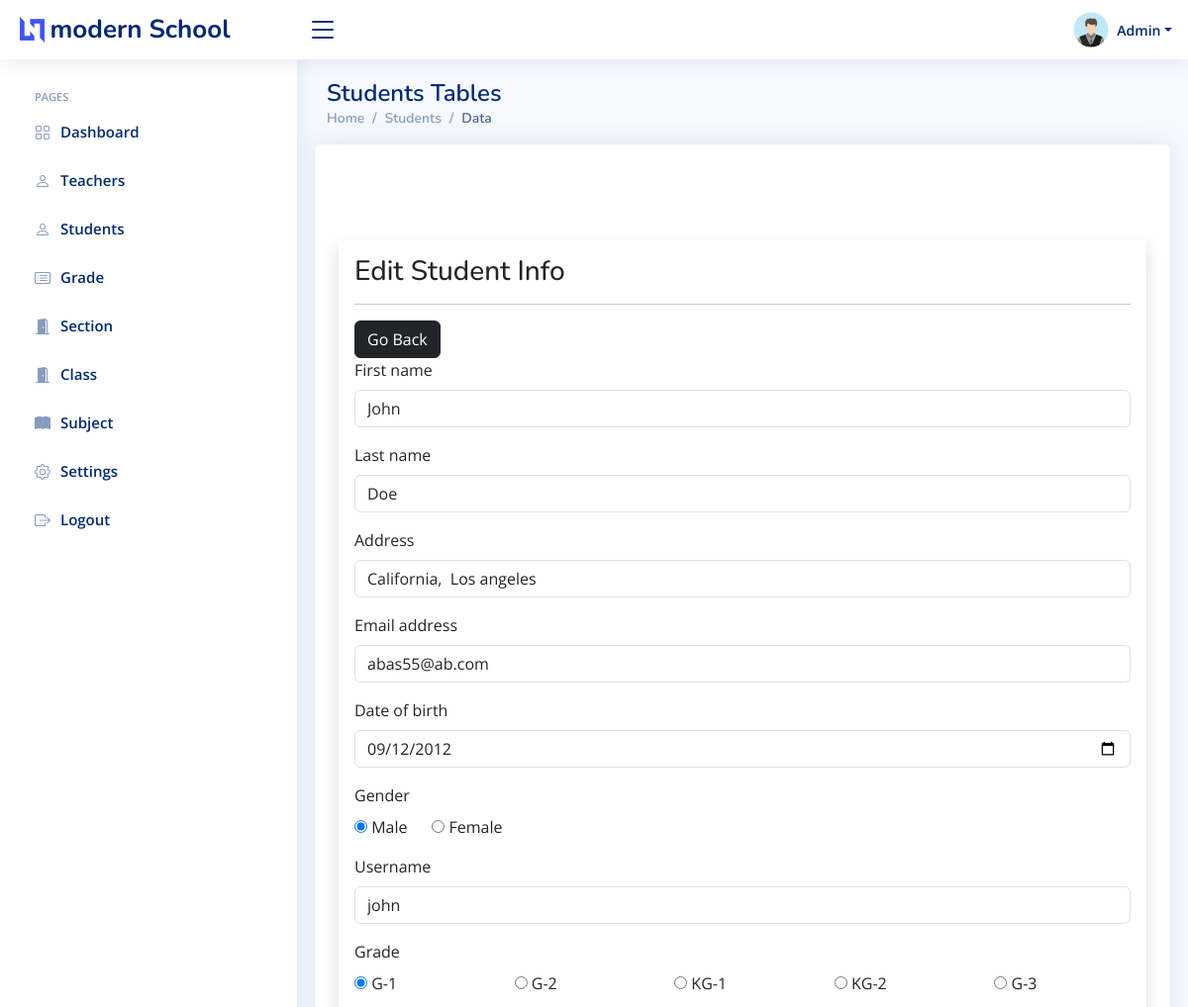
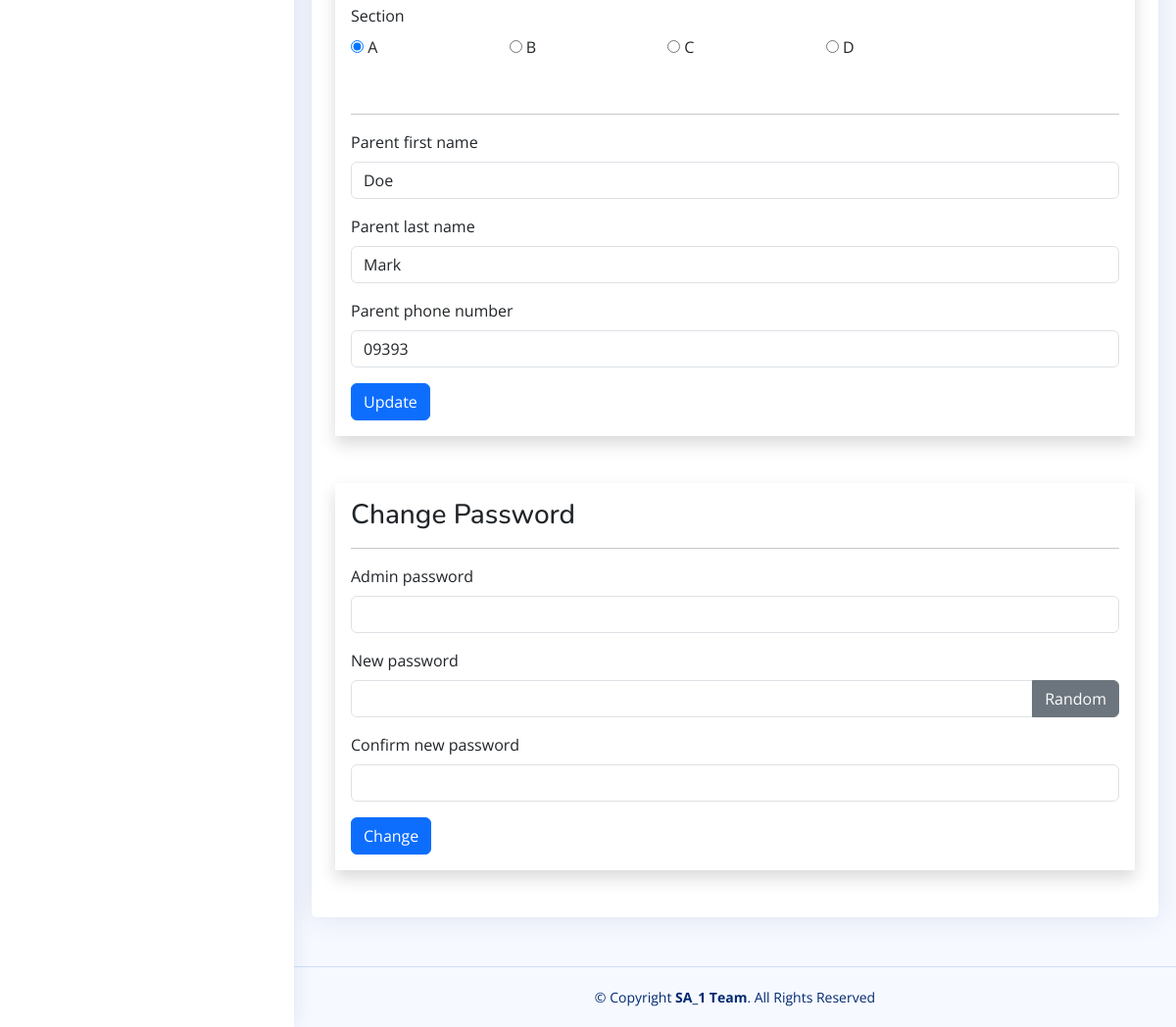
Screenshot of /admin/student-edit1.php?student_id=1 (signed in) with the database file from the repository (2 pictures, top to bottom).
### tables this page shows
CREATE TABLE `setting` (
  `id` int(11) NOT NULL,
  `current_year` int(11) NOT NULL,
  `current_semester` varchar(11) NOT NULL,
  `school_name` varchar(100) NOT NULL,
  `slogan` varchar(300) NOT NULL,
  `about` text NOT NULL
);

CREATE TABLE `students` (
  `student_id` int(11) NOT NULL,
  `username` varchar(127) NOT NULL,
  `password` varchar(255) NOT NULL,
  `fname` varchar(127) NOT NULL,
  `lname` varchar(255) NOT NULL,
  `grade` int(11) NOT NULL,
  `section` int(11) NOT NULL,
  `address` varchar(31) NOT NULL,
  `gender` varchar(7) NOT NULL,
  `email_address` varchar(255) NOT NULL,
  `date_of_birth` date NOT NULL,
  `date_of_joined` timestamp NULL DEFAULT current_timestamp(),
  `parent_fname` varchar(127) NOT NULL,
  `parent_lname` varchar(127) NOT NULL,
  `parent_phone_number` varchar(31) NOT NULL
);

CREATE TABLE `grades` (
  `grade_id` int(11) NOT NULL,
  `grade` varchar(31) NOT NULL,
  `grade_code` varchar(7) NOT NULL
);

CREATE TABLE `section` (
  `section_id` int(11) NOT NULL,
  `section` varchar(7) NOT NULL
);

### data/setting.php (called while the page is built)
<?php
function getSetting($conn){
   $sql = "SELECT * FROM setting";
   $stmt = $conn->prepare($sql);
   $stmt->execute();
   if ($stmt->rowCount() == 1) {
     $settings = $stmt->fetch();
     return $settings;
   }else {
    return 0;
   }
}
?>

### admin/data/student.php (called while the page is built, shortened)
<?php
function getStudentById($id, $conn){
   $sql = "SELECT * FROM students
           WHERE student_id=?";
   $stmt = $conn->prepare($sql);
   $stmt->execute([$id]);
   if ($stmt->rowCount() == 1) {
     $student = $stmt->fetch();
     return $student;
   }else {
    return 0;
   }
}

### admin/data/grade.php (called while the page is built, shortened)
<?php
function getAllGrades($conn){
   $sql = "SELECT * FROM grades";
   $stmt = $conn->prepare($sql);
   $stmt->execute();
   if ($stmt->rowCount() >= 1) {
     $grades = $stmt->fetchAll();
     return $grades;
   }else {
    return 0;
   }
}

### admin/data/section.php (called while the page is built, shortened)
<?php
function getAllSections($conn){
   $sql = "SELECT * FROM section";
   $stmt = $conn->prepare($sql);
   $stmt->execute();
   if ($stmt->rowCount() >= 1) {
     $sections = $stmt->fetchAll();
     return $sections;
   }else {
    return 0;
   }
}

### admin/student-edit1.php (the view, shortened to what this page needs)
<?php
if (isset($_SESSION['admin_id']) &&
    isset($_SESSION['role'])     &&
    isset($_GET['student_id'])) {
    if ($_SESSION['role'] == 'Admin') {
        include "../DB_connection.php";
        include "data/grade.php";
        include "data/student.php";
        include "data/section.php";
        $grades = getAllGrades($conn);
        $sections = getAllsections($conn);
        $student_id = $_GET['student_id'];
        $student = getStudentById($student_id, $conn);
        ?>
<!DOCTYPE html>
<html lang="en">
<head>
    <link href="assets/vendor/bootstrap/css/bootstrap.min.css" rel="stylesheet">
    <link href="assets/vendor/bootstrap-icons/bootstrap-icons.css" rel="stylesheet">
    <link href="assets/vendor/boxicons/css/boxicons.min.css" rel="stylesheet">
    <link href="assets/vendor/quill/quill.snow.css" rel="stylesheet">
    <link href="assets/vendor/quill/quill.bubble.css" rel="stylesheet">
    <link href="assets/vendor/remixicon/remixicon.css" rel="stylesheet">
    <link href="assets/vendor/simple-datatables/style.css" rel="stylesheet">
    <link href="assets/css/style.css" rel="stylesheet">
</head>
<body>
    <?php
    include "inc/header.php";
    ?>
    <?php
    include "inc/sidebar.php";
    ?>
    <main id="main" class="main">
        <div class="pagetitle">
            <h1>Students Tables</h1>
            <nav>
                <ol class="breadcrumb">
                    <li class="breadcrumb-item"><a href="index1.php">Home</a></li>
                    <li class="breadcrumb-item">Students</li>
                    <li class="breadcrumb-item active">Data</li>
                </ol>
            </nav>
        </div>
        <section class="section">
            <div class="row">
                <div class="card">
                    <div class="container mt-5">
                        <form method="post"
                              class="shadow p-3 mt-5 form-w"
                              action="req/student-edit.php">
                            <h3>Edit Student Info</h3><hr>
                            <a href="student1.php"
                               class="btn btn-dark">Go Back</a>
                            <div class="mb-3">
                                <label class="form-label">First name</label>
                                <input type="text"
                                       class="form-control"
                                       value="<?=$student['fname']?>"
                                       name="fname">
                            </div>
                            <div class="mb-3">
                                <label class="form-label">Last name</label>
                                <input type="text"
                                       class="form-control"
                                       value="<?=$student['lname']?>"
                                       name="lname">
                            </div>
                            <div class="mb-3">
                                <label class="form-label">Address</label>
                                <input type="text"
                                       class="form-control"
                                       value="<?=$student['address']?>"
                                       name="address">
                            </div>
                            <div class="mb-3">
                                <label class="form-label">Email address</label>
                                <input type="text"
                                       class="form-control"
                                       value="<?=$student['email_address']?>"
                                       name="email_address">
                            </div>
                            <div class="mb-3">
                                <label class="form-label">Date of birth</label>
                                <input type="date"
                                       class="form-control"
                                       value="<?=$student['date_of_birth']?>"
                                       name="date_of_birth">
                            </div>
                            <div class="mb-3">
                                <label class="form-label">Gender</label><br>
                                <input type="radio"
                                       value="Male"
                                    <?php if($student['gender'] == 'Male') echo 'checked';  ?>
                                       name="gender"> Male
                                &nbsp;&nbsp;&nbsp;&nbsp;
                                <input type="radio"
                                       value="Female"
                                    <?php if($student['gender'] == 'Female') echo 'checked';  ?>
                                       name="gender"> Female
                            </div>
                            <div class="mb-3">
                                <label class="form-label">Username</label>
                                <input type="text"
                                       class="form-control"
                                       value="<?=$student['username']?>"
                                       name="username">
                            </div>
                            <div class="mb-3">
                                <label class="form-label">Grade</label>
                                <div class="row row-cols-5">
                                    <?php
                                    $grade_ids = str_split(trim($student['grade']));
                                    foreach ($grades as $grade){
                                        $checked =0;
                                        foreach ($grade_ids as $grade_id ) {
                                            if ($grade_id == $grade['grade_id']) {
                                                $checked =1;
                                            }
                                        }
                                        ?>
                                        <div class="col">
                                            <input type="radio"
                                                   name="grade"
                                                <?php if($checked) echo "checked"; ?>
                                                   value="<?=$grade['grade_id']?>">
                                            <?=$grade['grade_code']?>-<?=$grade['grade']?>
                                        </div>
                                    <?php } ?>
                                </div>
                            </div>
                            <div class="mb-3">
                                <label class="form-label">Section</label>
                                <div class="row row-cols-5">
                                    <?php
                                    $section_ids = str_split(trim($student['section']));
                                    foreach ($sections as $section){
                                        $checked =0;
                                        foreach ($section_ids as $section_id ) {
                                            if ($section_id == $section['section_id']) {
                                                $checked =1;
                                            }
                                        }
                                        ?>
                                        <div class="col">
                                            <input type="radio"
                                                   name="section"
                                                <?php if($checked) echo "checked"; ?>
                                                   value="<?=$section['section_id']?>">
                                            <?=$section['section']?>
                                        </div>
                                    <?php } ?>
                                </div>
                            </div>
                            <br><hr>
                            <div class="mb-3">
                                <label class="form-label">Parent first name</label>
                                <input type="text"
                                       class="form-control"
                                       value="<?=$student['parent_fname']?>"
                                       name="parent_fname">
                            </div>
                            <div class="mb-3">
                                <label class="form-label">Parent last name</label>
                                <input type="text"
                                       class="form-control"
                                       value="<?=$student['parent_lname']?>"
                                       name="parent_lname">
                            </div>
                            <div class="mb-3">
                                <label class="form-label">Parent phone number</label>
                                <input type="text"
                                       class="form-control"
                                       value="<?=$student['parent_phone_number']?>"
                                       name="parent_phone_number">
                            </div>
                            <button type="submit"
                                    class="btn btn-primary">
                                Update</button>
                        </form>
                        <form method="post"
                              class="shadow p-3 my-5 form-w"
                              action="req/student-change.php"
                              id="change_password">
                            <h3>Change Password</h3><hr>
                            <div class="mb-3">
                                <div class="mb-3">
                                    <label class="form-label">Admin password</label>
                                    <input type="password"
                                           class="form-control"
                                           name="admin_pass">
                                </div>
                                <label class="form-label">New password </label>
                                <div class="input-group mb-3">
                                    <input type="text"
                                           class="form-control"
                                           name="new_pass"
                                           id="passInput">
                                    <button class="btn btn-secondary"
                                            id="gBtn">
                                        Random</button>
                                </div>
                            </div>
                            <div class="mb-3">
                                <label class="form-label">Confirm new password  </label>
                                <input type="text"
                                       class="form-control"
                                       name="c_new_pass"
                                       id="passInput2">
                            </div>
                            <button type="submit"
                                    class="btn btn-primary">
                                Change</button>
                        </form>
                    </div>
                </div>
            </div>
        </section>
    </main>
    <?php
    include "inc/footer.php";
    ?>
</body>
</html>
    <?php
}else {
    header("Location: teacher.php");
    exit;
}
}else {
    header("Location: teacher.php");
    exit;
}
?>

### admin/inc/header.php (shortened to what this page needs)
<?php
include "../data/setting.php";
$setting = getSetting($conn);
if ($setting != 0) {
?>
<header id="header" class="header fixed-top d-flex align-items-center">
    <div class="d-flex align-items-center justify-content-between">
        <a href="../index.php" class="logo d-flex align-items-center">
            <img src="assets/img/logo.png" alt="">
            <span class="d-none d-lg-block"><?=$setting['school_name']?></span>
        </a>
        <i class="bi bi-list toggle-sidebar-btn"></i>
    </div>
    <nav class="header-nav ms-auto">
        <ul class="d-flex align-items-center">
            <li class="nav-item dropdown pe-3">
                <a class="nav-link nav-profile d-flex align-items-center pe-0" href="#" data-bs-toggle="dropdown">
                    <img src="../img/student-male.png"  alt="Profile" class="rounded-circle">
                    <span class="d-none d-md-block dropdown-toggle ps-2">Admin</span>
                </a>
            </li>
        </ul>
    </nav>
</header>
<?php }else {
    header("Location: login.php");
    exit;
}  ?>

### admin/assets/css/style.css (style rules this page uses)
:root { scroll-behavior: smooth; }
body { font-family: "Open Sans", sans-serif; background: #f6f9ff; color: #444444; }
a { color: #4154f1; text-decoration: none; }
h1, h2, h3, h4, h5, h6 { font-family: "Nunito", sans-serif; }
#main { margin-top: 60px; padding: 20px 30px; transition: all 0.3s; }
.pagetitle { margin-bottom: 10px; }
.pagetitle h1 { font-size: 24px; margin-bottom: 0; font-weight: 600; color: #012970; }
.card { margin-bottom: 30px; border: none; border-radius: 5px; box-shadow: 0px 0 30px rgba(1, 41, 112, 0.1); }
.breadcrumb { font-size: 14px; font-family: "Nunito", sans-serif; color: #899bbd; font-weight: 600; }
.breadcrumb a { color: #899bbd; transition: 0.3s; }
.breadcrumb .breadcrumb-item::before { color: #899bbd; }
.breadcrumb .active { color: #51678f; font-weight: 600; }
.logo { line-height: 1; }
@media (min-width: 1200px) { .logo { width: 280px; } }
.logo img { max-height: 26px; margin-right: 6px; }
.logo span { font-size: 26px; font-weight: 700; color: #012970; font-family: "Nunito", sans-serif; }
.header { transition: all 0.5s; z-index: 997; height: 60px; box-shadow: 0px 2px 20px rgba(1, 41, 112, 0.1); background-color: #fff; padding-left: 20px; }
.header .toggle-sidebar-btn { font-size: 32px; padding-left: 10px; cursor: pointer; color: #012970; }
.header-nav ul { list-style: none; }
.header-nav>ul { margin: 0; padding: 0; }
.header-nav .nav-profile { color: #012970; }
.header-nav .nav-profile img { max-height: 36px; }
.header-nav .nav-profile span { font-size: 14px; font-weight: 600; }
@media (min-width: 1200px) { #main, #footer { margin-left: 300px; } }

### rows the page displays
setting: school_name "modern School"
students: fname "John", lname "Doe", address "California, Los angeles", email_address "abas55@ab.com", date_of_birth "09/12/2012", gender "☑", username "john", grade "☑", section "☑", parent_fname "Doe", parent_lname "Mark", parent_phone_number "09393"
grades: grade_code "G", grade "1"
grades: grade_code "G", grade "2"
grades: grade_code "KG", grade "1"
grades: grade_code "KG", grade "2"
grades: grade_code "G", grade "3"
section: section "A"
section: section "B"
section: section "C"
section: section "D"
